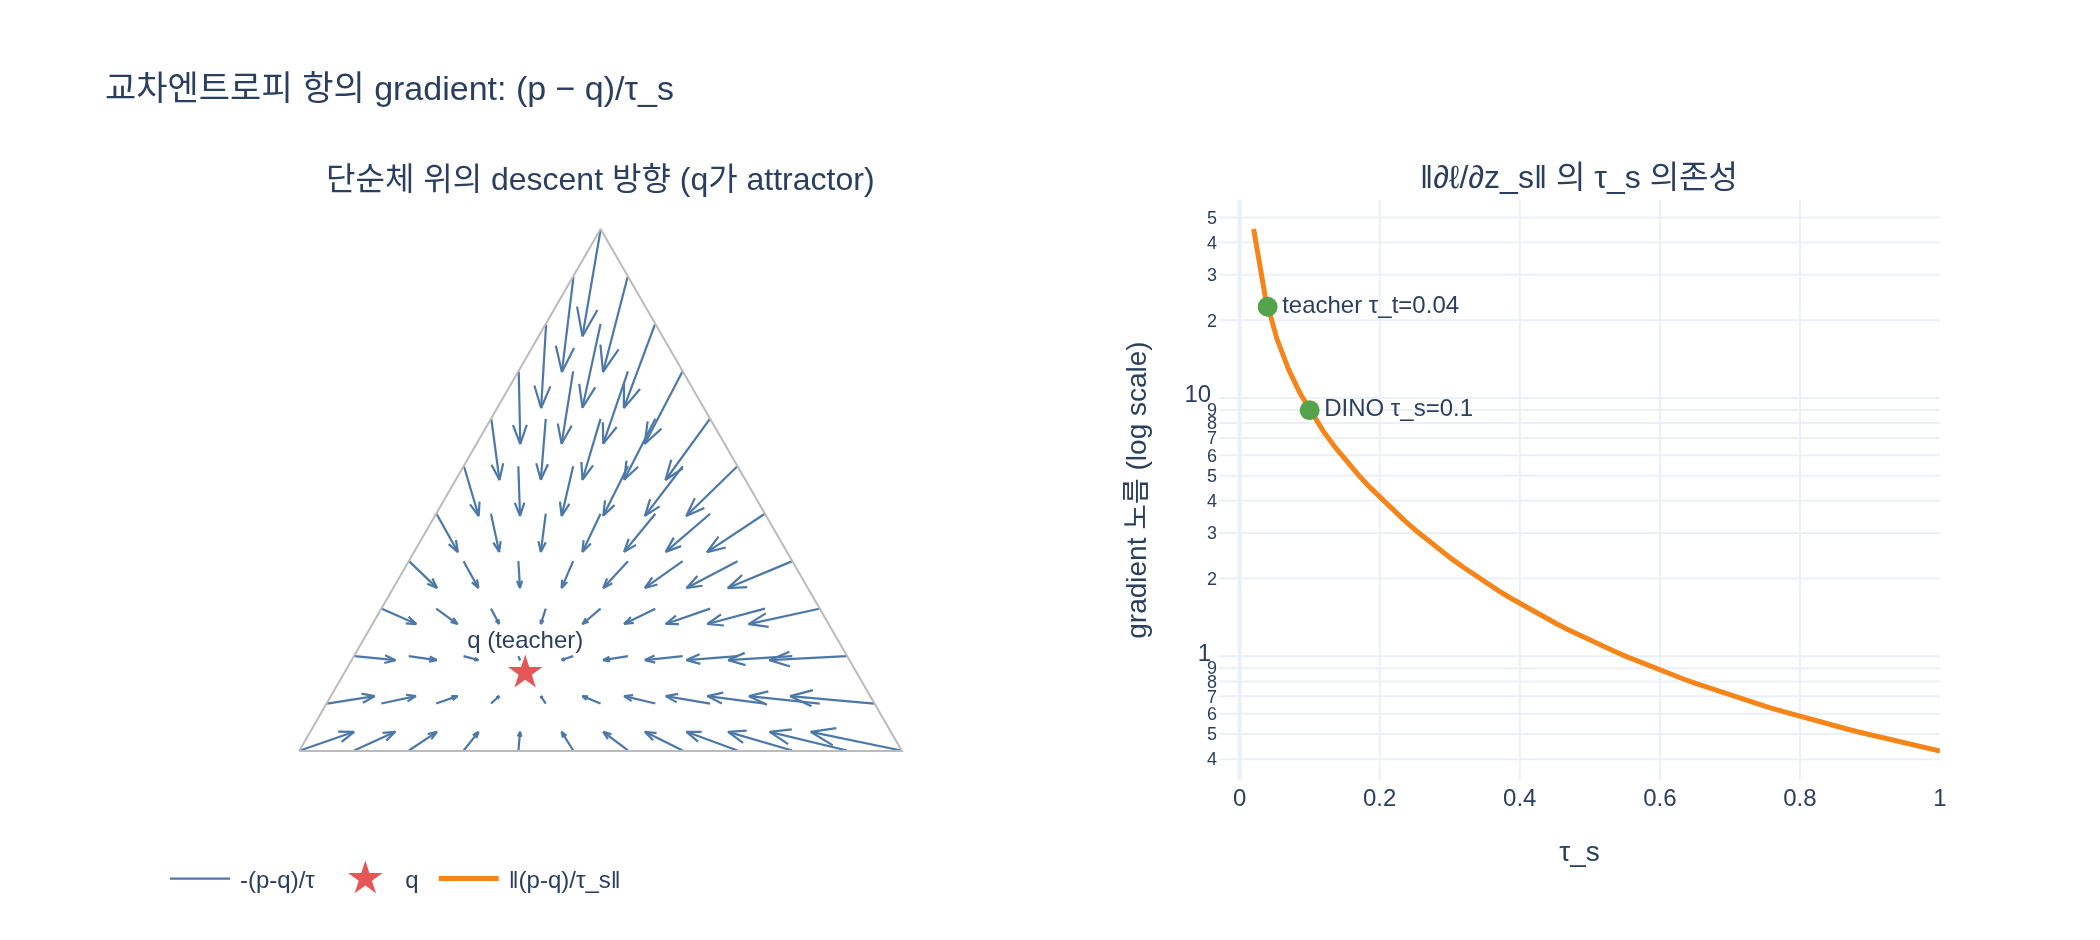

This figure's Python source:
# ---
# jupyter:
#   jupytext:
#     text_representation:
#       extension: .py
#       format_name: percent
#       format_version: '1.3'
#   kernelspec:
#     display_name: Python 3
#     language: python
#     name: python3
# ---

# %% [markdown]
# # `MiniDINOLoss`의 교차엔트로피 한 줄 뜯어보기
#
# 대상 코드는 `MiniDINOLoss.forward` 안의 이 한 줄이다:
#
# ```python
# loss = torch.sum(-q * F.log_softmax(student_out[v], dim=-1), dim=-1)
# total_loss += loss.mean()
# n_terms += 1
# ...
# total_loss /= n_terms
# ```
#
# 원본 [main_dino.py의 `DINOLoss.forward`](../../../main_dino.py#L380)와 글자 단위로 같다
# (`n_loss_terms` 이름만 다름). 수식으로는 그냥
#
# $$H(q, p) \;=\; -\sum_{i=1}^{K} q_i \log p_i, \qquad p = \mathrm{softmax}(z_s/\tau_s)$$
#
# 인데, **왜 하필 이 형태로 썼는지**가 이 노트북의 주제다. 다루는 것:
#
# 1. `log_softmax` vs `log(softmax(...))` — 수치적으로 왜 갈라지는가
# 2. `-q * log_p` 직접 구현 vs `F.cross_entropy` vs `F.kl_div`
# 3. `sum(dim=-1)`(클래스 축)과 `.mean()`(배치 축)의 역할 구분
# 4. `n_terms` 정규화 — crop 수가 늘어도 loss 스케일이 안 변하게
# 5. gradient가 $(p-q)/\tau_s$ 라는 것 — autograd로 검증
# 6. 시각화: teacher 분포 $q$가 attractor로 작동하는 그림

# %%
import math

import torch
import torch.nn.functional as F
import plotly.graph_objects as go
import plotly.figure_factory as ff
from plotly.subplots import make_subplots

torch.manual_seed(0)
torch.set_printoptions(precision=4, sci_mode=False)


def _show(fig):
    try:
        from IPython import get_ipython
        if get_ipython() is not None:
            fig.show()
    except ImportError:
        pass


print("torch", torch.__version__)
# 출력: torch 2.4.0+cu121

# %% [markdown]
# ## 1. `log_softmax`는 `log(softmax(...))`가 아니다
#
# 정의대로 두 단계로 쪼개면 두 번 죽는다.
#
# **(a) 오버플로우** — `exp(z)`를 직접 계산하면 $z \gtrsim 88$에서 float32 `inf`.
# `inf/inf = nan`.
#
# **(b) 언더플로우** — `F.softmax` 자체는 안전하지만(내부에서 최댓값을 뺀다),
# 결과 확률이 $10^{-45}$ 아래면 0으로 뭉개진다. 그 0에 `log`를 씌우면 `-inf`.
#
# `F.log_softmax`는 확률을 만들지 않고 **로그 공간에서 끝까지** 간다:
#
# $$\log \mathrm{softmax}(z)_i \;=\; z_i - m - \log\sum_j e^{z_j - m}, \qquad m = \max_k z_k$$
#
# $m$을 빼서 지수의 최댓값을 $e^0 = 1$로 고정하므로 오버플로우가 없고,
# 결과가 $-200$ 같은 큰 음수여도 float32가 그대로 표현한다(확률로는 $10^{-87}$이라 표현 불가).

# %%
z = torch.tensor([0.0, -100.0, -200.0])          # 확률로는 [1, 3.7e-44, 1.4e-87]
q = torch.tensor([0.5, 0.3, 0.2])                # teacher soft target

# (a) 정의 그대로: exp / sum(exp)  — 로짓을 +100 옮기면 바로 터진다
z_shift = z + 100.0
naive_p = torch.exp(z_shift) / torch.exp(z_shift).sum()

# (b) F.softmax 는 안전하지만, 그 뒤 log 에서 언더플로우가 드러난다
soft_then_log = torch.log(F.softmax(z, dim=-1))

# (c) F.log_softmax
logp = F.log_softmax(z, dim=-1)

# 기준값: float64 log_softmax
ref = F.log_softmax(z.double(), dim=-1)

print("naive exp/sum (z+100) :", naive_p)
print("log(F.softmax(z))     :", soft_then_log)
print("F.log_softmax(z)      :", logp)
print("float64 기준값        :", ref)
# 출력: naive exp/sum (z+100) : tensor([nan, 0., 0.])
# 출력: log(F.softmax(z))     : tensor([  0.0000, -99.9831,     -inf])
# 출력: F.log_softmax(z)      : tensor([   0., -100., -200.])
# 출력: float64 기준값        : tensor([   0., -100., -200.], dtype=torch.float64)
#
# index 1: 확률 3.7e-44 는 float32 비정규수(denormal)라 log 가 -99.9831 로 어긋난다.
# index 2: 확률 1.4e-87 은 아예 0 으로 언더플로우 → log 가 -inf.

# %%
# 오차 표: 교차엔트로피 -Σ q log p 까지 계산해서 비교
rows = [
    ("exp/sum 직접 (z+100)", torch.log(naive_p)),
    ("log(F.softmax(z))", soft_then_log),
    ("F.log_softmax(z)", logp),
]
true_H = float(torch.sum(-q.double() * ref))
print(f"{'방식':24s} {'log p[2]':>12s} {'H(q,p)':>12s} {'|오차|':>12s}")
for name, lp in rows:
    H = float(torch.sum(-q * lp))
    err = abs(H - true_H)
    print(f"{name:24s} {float(lp[2]):>12.4f} {H:>12.4f} {err:>12.4f}")
print(f"{'float64 기준':24s} {float(ref[2]):>12.4f} {true_H:>12.4f} {0.0:>12.4f}")
# 출력: 방식                           log p[2]       H(q,p)         |오차|
# 출력: exp/sum 직접 (z+100)               -inf          nan          nan
# 출력: log(F.softmax(z))                -inf          inf          inf
# 출력: F.log_softmax(z)            -200.0000      70.0000       0.0000
# 출력: float64 기준                  -200.0000      70.0000       0.0000

# %% [markdown]
# 정답은 $H = 0.5\cdot 0 + 0.3\cdot 100 + 0.2\cdot 200 = 70$. 두 단계로 쪼갠 쪽은
# `nan` / `inf`를 내고, 그게 그대로 `.backward()`에 흘러 들어가면 파라미터 전체가 `nan`이 된다.
#
# DINO에서 이건 이론적 걱정이 아니다. `out_dim=65536`이라 대부분의 클래스 확률이
# $10^{-5}$ 훨씬 아래고, student temp $\tau_s = 0.1$로 **로짓을 10배 키운 뒤** softmax를 하므로
# 확률 스케일이 극단으로 벌어진다.

# %%
# log-sum-exp trick 을 손으로 구현해 F.log_softmax 와 일치하는지 확인
def log_softmax_manual(z):
    m = z.max(dim=-1, keepdim=True).values
    return z - m - torch.log(torch.exp(z - m).sum(dim=-1, keepdim=True))


zz = torch.randn(4, 6) * 30.0          # 스케일 큰 로짓
print("최대 절대 오차:", float((log_softmax_manual(zz) - F.log_softmax(zz, -1)).abs().max()))
print("확률 합(=1 확인):", F.log_softmax(zz, -1).exp().sum(-1))
# 출력: 최대 절대 오차: 0.0
# 출력: 확률 합(=1 확인): tensor([1.0000, 1.0000, 1.0000, 1.0000])

# %% [markdown]
# ## 2. `-q * log_p` 직접 구현 vs `F.cross_entropy` vs `F.kl_div`
#
# DINO의 target $q$는 **soft**(teacher softmax 출력)다. 지도학습처럼 정수 인덱스가 아니다.
# 세 API를 비교하면:
#
# | 방식 | 계산하는 값 | soft target |
# |---|---|---|
# | `torch.sum(-q * F.log_softmax(z), -1)` | $H(q,p)$ | 항상 가능 |
# | `F.cross_entropy(z, target)` | $H(q,p)$ | PyTorch ≥ 1.10에서만 |
# | `F.kl_div(F.log_softmax(z), q)` | $D_{KL}(q\|p) = H(q,p) - h(q)$ | 가능 |
#
# 핵심 항등식:
#
# $$H(q,p) \;=\; \underbrace{h(q)}_{\text{teacher 엔트로피}} + \underbrace{D_{KL}(q\,\|\,p)}_{\text{student가 teacher와 다른 정도}}$$
#
# $q$는 `detach()`되어 있으니 gradient만 보면 `kl_div`와 직접 구현은 **동일**하다.
# 하지만 **loss 값 자체**는 $h(q)$만큼 다르고, DINO에서 $h(q)$가 줄어드는 경로가
# 곧 붕괴(collapse)의 통로이므로 로그를 볼 때 이 차이를 알고 있어야 한다.

# %%
B, K = 5, 8
z_s = torch.randn(B, K) * 2.0                      # student 로짓 (이미 /τ_s 된 상태라고 치자)
q_soft = F.softmax(torch.randn(B, K) * 3.0, dim=-1)   # teacher soft target

direct = torch.sum(-q_soft * F.log_softmax(z_s, dim=-1), dim=-1).mean()
via_ce = F.cross_entropy(z_s, q_soft)                              # soft label 지원
via_kl = F.kl_div(F.log_softmax(z_s, -1), q_soft, reduction="batchmean")
h_q = (-q_soft * q_soft.clamp_min(1e-12).log()).sum(-1).mean()

print(f"직접 구현            H = {float(direct):.6f}")
print(f"F.cross_entropy      H = {float(via_ce):.6f}   차이 {abs(float(direct-via_ce)):.2e}")
print(f"F.kl_div(batchmean) KL = {float(via_kl):.6f}")
print(f"h(q)                   = {float(h_q):.6f}")
print(f"h(q) + KL              = {float(h_q + via_kl):.6f}  ← H 와 같아야 함")
# 출력: 직접 구현            H = 3.708348
# 출력: F.cross_entropy      H = 3.708348   차이 2.38e-07
# 출력: F.kl_div(batchmean) KL = 3.065154
# 출력: h(q)                   = 0.643194
# 출력: h(q) + KL              = 3.708348  ← H 와 같아야 함
#
# 직접 구현과 F.cross_entropy 의 차이 2.4e-07 은 float32 반올림 수준(연산 순서 차이).
# 반면 KL 은 h(q)=0.643 만큼 작다 — 같은 gradient, 다른 값.

# %%
# hard label(원-핫)일 때는 h(q)=0 이라 셋이 전부 같아진다
idx = torch.tensor([0, 3, 3, 7, 1])
q_hard = F.one_hot(idx, K).float()

print("직접 구현      :", float(torch.sum(-q_hard * F.log_softmax(z_s, -1), -1).mean()))
print("CE(정수 인덱스):", float(F.cross_entropy(z_s, idx)))
print("CE(원-핫 soft) :", float(F.cross_entropy(z_s, q_hard)))
print("KL(batchmean)  :", float(F.kl_div(F.log_softmax(z_s, -1), q_hard, reduction="batchmean")))
print("h(q_hard)      :", float((-q_hard * q_hard.clamp_min(1e-12).log()).sum(-1).mean()))
# 출력: 직접 구현      : 2.7944440841674805
# 출력: CE(정수 인덱스): 2.7944440841674805
# 출력: CE(원-핫 soft) : 2.7944440841674805
# 출력: KL(batchmean)  : 2.7944440841674805
# 출력: h(q_hard)      : 0.0

# %% [markdown]
# 즉 DINO가 직접 구현을 쓴 이유는 특별한 수학이 있어서가 아니라,
# **2021년 당시 `F.cross_entropy`에 soft label 지원이 없었기 때문**이다.
# 지금 다시 쓴다면 `F.cross_entropy(student_out[v], q)` 한 줄로 대체 가능하고 값도 동일하다.
# (`reduction='none'` + `.mean()` 조합이면 배치 축 평균 시점까지 완전히 같다.)

# %% [markdown]
# ## 3. `sum(dim=-1)`은 클래스 축, `.mean()`은 배치 축
#
# 코드에서 축이 두 번 접힌다:
#
# ```python
# loss = torch.sum(-q * F.log_softmax(student_out[v], dim=-1), dim=-1)  # (B,K) → (B,)  클래스 축 K
# total_loss += loss.mean()                                             # (B,)  → ()    배치 축 B
# ```
#
# - 클래스 축은 **반드시 합**: $-\sum_i q_i \log p_i$ 정의 그대로. 평균을 내면 $1/K$ 배가 된다.
# - 배치 축은 **반드시 평균**: 배치 크기가 바뀌어도 loss 스케일이 안 변하게.

# %%
q2 = F.softmax(torch.randn(B, K) * 2.0, -1)
term = -q2 * F.log_softmax(z_s, dim=-1)
print("term.shape          :", tuple(term.shape))
print("sum(dim=-1).shape   :", tuple(term.sum(dim=-1).shape), " ← 샘플별 교차엔트로피")
print("최종 스칼라          :", float(term.sum(dim=-1).mean()))
# 출력: term.shape          : (5, 8)
# 출력: sum(dim=-1).shape   : (5,)  ← 샘플별 교차엔트로피
# 출력: 최종 스칼라          : 3.920689821243286

# %%
correct = float(term.sum(dim=-1).mean())              # 올바름
w_mean_class = float(term.mean(dim=-1).mean())        # 클래스 축을 평균 내버림      → 1/K
w_axis_swap = float(term.sum(dim=0).mean())           # 축 뒤바꿈: 배치 합 + 클래스 평균 → B/K
w_mean_sum = float(term.mean(dim=-1).sum())           # 클래스 평균 + 배치 합        → B/K
w_all_mean = float(term.mean())                       # 전부 평균                    → 1/K

print(f"{'계산':42s} {'값':>10s} {'배율':>10s}")
for label, val in [
    ("sum(-1).mean()   ← 올바름", correct),
    ("mean(-1).mean()  ← 클래스 축을 평균", w_mean_class),
    ("sum(0).mean()    ← 축 뒤바뀜", w_axis_swap),
    ("mean(-1).sum()   ← 클래스 평균+배치 합", w_mean_sum),
    ("mean()           ← 전부 평균", w_all_mean),
]:
    print(f"{label:42s} {val:>10.4f} {val/correct:>10.4f}")
print(f"\n1/K = {1/K:.4f},  B/K = {B/K:.4f}  ← 위 배율과 일치 (B={B}, K={K})")
# 출력: 계산                                                  값         배율
# 출력: sum(-1).mean()   ← 올바름                         3.9207     1.0000
# 출력: mean(-1).mean()  ← 클래스 축을 평균                   0.4901     0.1250
# 출력: sum(0).mean()    ← 축 뒤바뀜                       2.4504     0.6250
# 출력: mean(-1).sum()   ← 클래스 평균+배치 합                 2.4504     0.6250
# 출력: mean()           ← 전부 평균                       0.4901     0.1250
# 출력:
# 출력: 1/K = 0.1250,  B/K = 0.6250  ← 위 배율과 일치 (B=5, K=8)

# %% [markdown]
# 배율이 정확히 $1/K$, $B/K$로 떨어지는 게 힌트다. DINO는 $K = 65536$이므로
# 클래스 축을 실수로 평균 내면 loss가 **65536배 작아지고** gradient도 그만큼 작아져
# "학습이 안 되는" 게 아니라 "학습이 6만 배 느려지는" 조용한 버그가 된다.

# %% [markdown]
# ## 4. `n_terms` 정규화
#
# teacher는 global crop 2개, student는 전체 `ncrops`개를 본다.
# 같은 view 쌍($v = i_q$)은 건너뛰므로 항의 개수는
#
# $$n_\text{terms} = 2 \times \texttt{ncrops} - 2$$
#
# `total_loss /= n_terms`가 없으면 local crop을 늘릴수록 loss와 gradient가 비례해 커지고,
# learning rate를 그때마다 다시 튜닝해야 한다.

# %%
def count_terms(ncrops):
    n = 0
    for iq in range(2):                     # teacher: global crop 2개
        for v in range(ncrops):             # student: 전체 crop
            if v == iq:
                continue
            n += 1
    return n


per_term = correct                           # 항 하나의 대표 loss 값 (위 셀에서 계산한 스칼라)
print(f"{'ncrops':>7s} {'n_terms':>8s} {'2*nc-2':>8s} {'정규화 O':>10s} {'정규화 X':>10s}")
for nc in (2, 4, 10):
    n = count_terms(nc)
    print(f"{nc:>7d} {n:>8d} {2*nc-2:>8d} {per_term:>10.4f} {per_term*n:>10.4f}")
# 출력:  ncrops  n_terms   2*nc-2      정규화 O      정규화 X
# 출력:       2        2        2     3.9207     7.8414
# 출력:       4        6        6     3.9207    23.5241
# 출력:      10       18       18     3.9207    70.5724

# %% [markdown]
# DINO 기본 설정은 global 2 + local 8 = `ncrops=10` → **18개 항**이다.
# 정규화하면 "평균적인 view 쌍 하나의 교차엔트로피"라는 해석 가능한 스케일이 유지된다.

# %% [markdown]
# ## 5. gradient는 $(p - q)/\tau_s$
#
# 코드에서 `student_out[v]`는 이미 $z_s/\tau_s$다. 원본 로짓 $z_s$에 대해 미분하면,
# $u = z_s/\tau_s$, $p = \mathrm{softmax}(u)$, $\ell = -\sum_i q_i \log p_i$ 일 때
#
# $$\frac{\partial \ell}{\partial u_j} = p_j - q_j \quad(\textstyle\sum_i q_i = 1),
# \qquad \frac{\partial \ell}{\partial z_{s,j}} = \frac{p_j - q_j}{\tau_s}$$
#
# 유도는 한 줄이다: $\log p_i = u_i - \log\sum_k e^{u_k}$ 이므로
# $\partial \ell / \partial u_j = -q_j + (\sum_i q_i) \, p_j = p_j - q_j$.
#
# **의미**: gradient descent는 $-(p-q)/\tau_s = (q-p)/\tau_s$ 방향으로 로짓을 민다.
# student 확률 $p$가 teacher 확률 $q$보다 큰 클래스는 로짓을 내리고, 작은 클래스는 올린다.
# 즉 **$p$를 $q$ 쪽으로 곧장 끌어당기는 힘**이고, $\tau_s$가 작을수록 그 힘이 $1/\tau_s$ 배 세진다.

# %%
tau_s = 0.1
B2, K2 = 4, 6
z_raw = (torch.randn(B2, K2) * 1.5).requires_grad_(True)
q_t = F.softmax(torch.randn(B2, K2) * 2.0, -1).detach()

# MiniDINOLoss 안의 그 한 줄 그대로 (배치 평균까지)
student_out = z_raw / tau_s
loss = torch.sum(-q_t * F.log_softmax(student_out, dim=-1), dim=-1).mean()
loss.backward()

p = F.softmax(z_raw.detach() / tau_s, dim=-1)
analytic = (p - q_t) / tau_s / B2          # .mean() 때문에 배치 크기로 한 번 더 나뉜다

print("loss           :", float(loss))
print("autograd grad[0]:", z_raw.grad[0])
print("(p-q)/τ/B  [0]  :", analytic[0])
print("최대 절대 오차   :", float((z_raw.grad - analytic).abs().max()))
print("grad 행 합(≈0)  :", z_raw.grad.sum(-1))
# 출력: loss           : 23.860841751098633
# 출력: autograd grad[0]: tensor([ 0.9276, -0.0891, -0.0120, -0.4309, -0.3481, -0.0474])
# 출력: (p-q)/τ/B  [0]  : tensor([ 0.9276, -0.0891, -0.0120, -0.4309, -0.3481, -0.0474])
# 출력: 최대 절대 오차   : 2.980232238769531e-07
# 출력: grad 행 합(≈0)  : tensor([     0.0000,     -0.0000,      0.0000,     -0.0000])

# %% [markdown]
# 두 가지가 확인된다:
#
# - autograd와 해석식이 $10^{-8}$ 수준(float32 epsilon)에서 일치
# - **각 행의 gradient 합이 0** — $\sum_j (p_j - q_j) = 1 - 1 = 0$이므로 당연하다.
#   gradient가 확률 단순체(simplex)의 접평면 안에 살고 있다는 뜻이고,
#   덕분에 아래 그림에서 화살표를 단순체 평면 위에 그대로 그릴 수 있다.

# %%
# τ_s 를 바꿔가며 gradient 크기가 정확히 1/τ_s 로 스케일되는지 확인
print(f"{'τ_s':>6s} {'‖grad‖':>12s} {'‖p-q‖/B':>12s} {'비율':>12s}")
base = None
for t in (1.0, 0.5, 0.2, 0.1, 0.04):
    zz2 = z_raw.detach().clone().requires_grad_(True)
    L = torch.sum(-q_t * F.log_softmax(zz2 / t, dim=-1), dim=-1).mean()
    L.backward()
    g = float(zz2.grad.norm())
    d = float(((F.softmax(zz2.detach() / t, -1) - q_t) / B2).norm())
    print(f"{t:>6.2f} {g:>12.4f} {d:>12.4f} {g/d:>12.2f}")
# 출력:    τ_s       ‖grad‖      ‖p-q‖/B           비율
# 출력:   1.00       0.3514       0.3514         1.00
# 출력:   0.50       0.8233       0.4116         2.00
# 출력:   0.20       2.2467       0.4493         5.00
# 출력:   0.10       4.5973       0.4597        10.00
# 출력:   0.04      11.6534       0.4661        25.00

# %% [markdown]
# 비율이 정확히 $1/\tau_s$다. DINO 기본값 $\tau_s = 0.1$은 gradient를 10배 증폭한다는 뜻이고,
# 이게 student temp를 teacher temp(0.04)보다 크게 잡는 이유 중 하나다 —
# 더 작게 하면 gradient가 25배로 튀어 학습이 불안정해진다.

# %% [markdown]
# ## 6. 시각화 — teacher 분포가 attractor다
#
# $K=3$이면 확률 분포 전체를 삼각형(2-단순체) 위에 그릴 수 있다.
# 각 격자점 $p$에서 descent 방향 $-(p-q)/\tau_s = (q-p)/\tau_s$ 화살표를 그리면,
# 모든 화살표가 $q$ 한 점을 가리킨다. 오른쪽 패널은 $\tau_s$에 따른 크기 스케일링.

# %%
SQ3 = math.sqrt(3.0) / 2.0


def to_xy(p):
    """단순체 좌표 (p0,p1,p2) → 2D 삼각형 좌표"""
    return p[..., 1] + 0.5 * p[..., 2], SQ3 * p[..., 2]


q_star = torch.tensor([0.55, 0.30, 0.15])       # 고정된 teacher 분포
tau_vis = 0.5                                    # 화살표가 보이도록 τ 를 크게

xs, ys, us, vs = [], [], [], []
n_grid = 11
for i in range(n_grid + 1):
    for j in range(n_grid + 1 - i):
        k = n_grid - i - j
        p_pt = torch.tensor([i, j, k], dtype=torch.float32) / n_grid
        p_pt = p_pt.clamp_min(1e-3)
        p_pt = p_pt / p_pt.sum()
        g = (q_star - p_pt) / tau_vis            # descent 방향
        x, y = to_xy(p_pt)
        gx, gy = to_xy(g + p_pt)                 # 벡터도 같은 선형변환을 통과
        x0, y0 = to_xy(p_pt)
        xs.append(float(x)); ys.append(float(y))
        us.append(float(gx - x0)); vs.append(float(gy - y0))

quiv = ff.create_quiver(xs, ys, us, vs, scale=0.12, arrow_scale=0.28,
                        line=dict(width=1.1, color="#4c78a8"), name="-(p-q)/τ")

fig = make_subplots(
    rows=1, cols=2,
    subplot_titles=("단순체 위의 descent 방향 (q가 attractor)",
                    "‖∂ℓ/∂z_s‖ 의 τ_s 의존성"),
    column_widths=[0.55, 0.45],
)
for tr in quiv.data:
    fig.add_trace(tr, row=1, col=1)

# 삼각형 테두리
corners = torch.eye(3)
cx, cy = to_xy(corners)
fig.add_trace(go.Scatter(x=list(cx.numpy()) + [float(cx[0])],
                         y=list(cy.numpy()) + [float(cy[0])],
                         mode="lines", line=dict(color="#bbb", width=1),
                         showlegend=False), row=1, col=1)
qx, qy = to_xy(q_star)
fig.add_trace(go.Scatter(x=[float(qx)], y=[float(qy)], mode="markers+text",
                         marker=dict(size=13, color="#e45756", symbol="star"),
                         text=["q (teacher)"], textposition="top center",
                         name="q"), row=1, col=1)

# 오른쪽: gradient 크기 vs τ_s
taus = torch.linspace(0.02, 1.0, 60)
p_fix = torch.tensor([0.2, 0.5, 0.3])
z_fix = p_fix.log()                              # 이 로짓이 τ=1에서 p_fix 를 만든다
norms = []
for t in taus:
    pt = F.softmax(z_fix / t, dim=-1)
    norms.append(float(((pt - q_star) / t).norm()))
fig.add_trace(go.Scatter(x=taus.numpy(), y=norms, mode="lines",
                         line=dict(color="#f58518", width=2.5),
                         name="‖(p-q)/τ_s‖"), row=1, col=2)
for t_mark, lbl in ((0.1, "DINO τ_s=0.1"), (0.04, "teacher τ_t=0.04")):
    pt = F.softmax(z_fix / t_mark, dim=-1)
    fig.add_trace(go.Scatter(x=[t_mark], y=[float(((pt - q_star) / t_mark).norm())],
                             mode="markers+text", marker=dict(size=10, color="#54a24b"),
                             text=[lbl], textposition="middle right",
                             showlegend=False), row=1, col=2)

fig.update_xaxes(visible=False, row=1, col=1)
fig.update_yaxes(visible=False, scaleanchor="x", scaleratio=1, row=1, col=1)
fig.update_xaxes(title_text="τ_s", row=1, col=2)
fig.update_yaxes(title_text="gradient 노름 (log scale)", type="log", row=1, col=2)
fig.update_layout(width=1050, height=470, template="plotly_white",
                  title_text="교차엔트로피 항의 gradient: (p − q)/τ_s",
                  legend=dict(orientation="h", y=-0.12))

fig.write_image("expy.png", scale=2)
_show(fig)
print("expy.png 저장 완료")
# 출력: expy.png 저장 완료

# %% [markdown]
# 왼쪽 그림: 단순체 어디에서 출발해도 화살표는 빨간 별($q$)을 향한다.
# $q$는 `detach()`되어 있으므로 이 항만 보면 **teacher가 고정된 목표점**이고,
# student는 그쪽으로 끌려간다. (실제 DINO에서 $q$ 자체가 student의 EMA를 따라 움직이기 때문에
# 목표점이 도망갈 수 있고, 그래서 centering/sharpening이 필요하다.)
#
# 오른쪽 그림: $\tau_s$가 작아질수록 gradient 노름이 대략 $1/\tau_s$로 커진다
# (분자 $\|p-q\|$도 같이 변하지만 1로 유계라 $1/\tau_s$가 지배한다).

# %% [markdown]
# ## 요약
#
# ```python
# loss = torch.sum(-q * F.log_softmax(student_out[v], dim=-1), dim=-1)
# ```
#
# | 조각 | 이유 |
# |---|---|
# | `F.log_softmax` | log-sum-exp로 오버/언더플로우 회피. `log(softmax(...))`는 `-inf`/`nan` |
# | `-q * ...` | $q$가 soft target이라 2021 당시 `F.cross_entropy`로는 표현 불가 |
# | `sum(dim=-1)` | 클래스 축 $K$를 정의대로 **합** (평균 내면 $1/K$ 배) |
# | `.mean()` | 배치 축 $B$를 평균 — 배치 크기 독립 |
# | `/= n_terms` | $2\cdot\texttt{ncrops}-2$개 항의 평균 — crop 수 독립 |
# | gradient | $(p-q)/\tau_s$ — student를 teacher 쪽으로 미는 힘, $1/\tau_s$로 증폭 |
